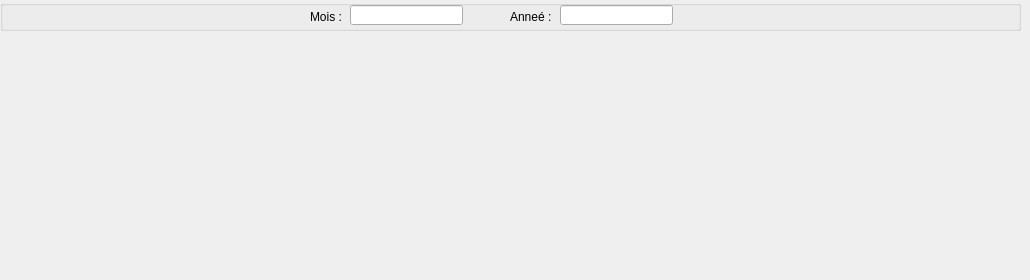
     <widget class="QWidget" name="tab_2">
      <attribute name="title">
       <string>Historique</string>
      </attribute>
      <widget class="QLabel" name="label">
       <property name="geometry">
        <rect>
         <x>460</x>
         <y>200</y>
         <width>111</width>
         <height>71</height>
        </rect>
       </property>
       <property name="styleSheet">
        <string notr="true"/>
       </property>
       <property name="text">
        <string/>
       </property>
      </widget>
      <widget class="QGroupBox" name="groupBox_4">
       <property name="geometry">
        <rect>
         <x>0</x>
         <y>0</y>
         <width>1021</width>
         <height>31</height>
        </rect>
       </property>
       <property name="title">
        <string/>
       </property>
       <widget class="QLabel" name="label_2">
        <property name="geometry">
         <rect>
          <x>310</x>
          <y>10</y>
          <width>47</width>
          <height>13</height>
         </rect>
        </property>
        <property name="text">
         <string>Mois : </string>
        </property>
       </widget>
       <widget class="QLabel" name="label_3">
        <property name="geometry">
         <rect>
          <x>510</x>
          <y>10</y>
          <width>47</width>
          <height>13</height>
         </rect>
        </property>
        <property name="text">
         <string>Anneé : </string>
        </property>
       </widget>
       <widget class="QLineEdit" name="lineEdit_7">
        <property name="geometry">
         <rect>
          <x>350</x>
          <y>5</y>
          <width>113</width>
          <height>20</height>
         </rect>
        </property>
       </widget>
       <widget class="QLineEdit" name="lineEdit_8">
        <property name="geometry">
         <rect>
          <x>560</x>
          <y>5</y>
          <width>113</width>
          <height>20</height>
         </rect>
        </property>
       </widget>
      </widget>
     </widget>
